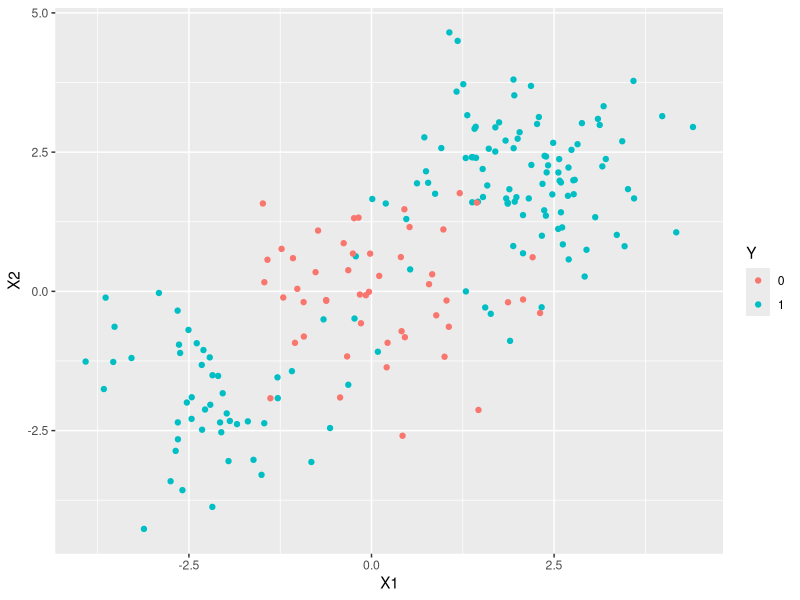
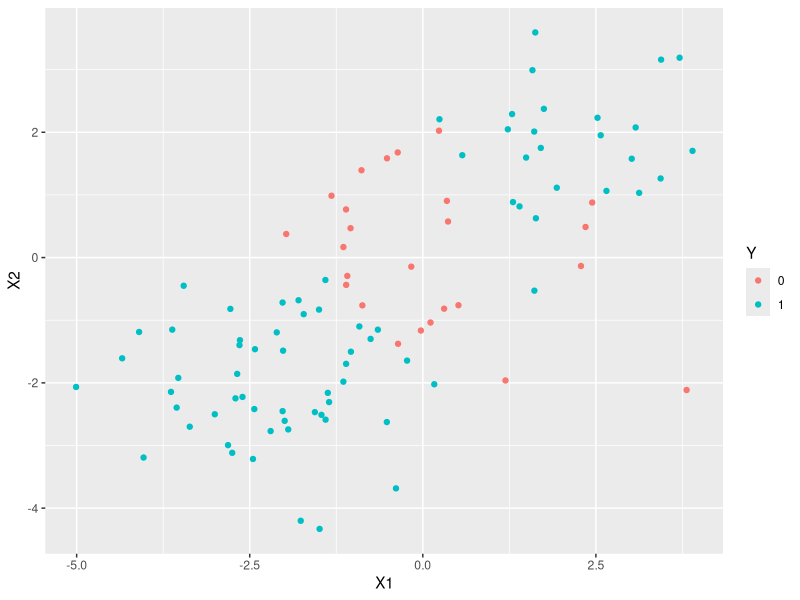

These charts were generated, in order, by the following R code:
## ---- chunk 1
rm(list = ls())
library(plyr)
library(dplyr)
library(pROC)
library(caret)


# set a seed
set.seed(1)

# ---- Create a training set ---- #
# create a matrix with 200 rows and two colums with values sampled from a normal distribution.
x <- matrix(rnorm(200*2), ncol = 2)
# Introduce some non-linearity where we move points around
x[1:100,] <- x[1:100,] + 2
x[101:150,] <- x[101:150,] -2
# assign class labels
y <- c(rep(1, 150), rep(0, 50))
# this forms a training set
d.train <- data.frame(x = x, y = as.factor(y))
names(d.train) <- c("X1", "X2", "Y")


# ---- Create a test set ---- #
# create a matrix with 100 rows and two colums with values sampled from a normal distribution.
x <- matrix(rnorm(100*2), ncol = 2)
# Introduce some non-linearity where we move points around
x[1:25,] <- x[1:25,] + 2 # moves points to the top-right of a 2D space
x[26:75,] <- x[26:75,] -2 # moves points to the bottom-left of a 2D space
# assign class labels
y <- c(rep(1, 75), rep(0, 25)) 
# this forms a testing set
d.test <- data.frame(x = x, y = as.factor(y))
names(d.test) <- c("X1", "X2", "Y")
## ---- chunk 2
# Insert your code below


#plot(d.train$X2,d.train$X1,data = d.train,main="X1 vs. X2",xlab="X1", ylab="X2",type="p", col="blue", pch=19, cex=1)

g1 <- ggplot(d.train, aes(x=X1, y=X2, color = Y)) + geom_point()
plot(g1)

g2 <- ggplot(d.test, aes(x=X1, y=X2, color = Y)) + geom_point()
plot(g2)

## ---- chunk 3
# Insert your code below
library(nnet)

d.train <- d.train %>%
   mutate(Y = as.factor(Y))

d.test <- d.test %>%
   mutate(Y = as.factor(Y))

d.train$Y_cat <- ifelse(d.train$Y == 1, "Yes", "No")
d.train2 <- d.train %>% select(-c(Y))

d.test$Y_cat <- ifelse(d.test$Y == 1, "Yes", "No")
d.test2 <- d.test %>% select(-c(Y))

fit_control <- trainControl(method = "cv", number = 3, classProbs = TRUE, summaryFunction = twoClassSummary)

nnet_params1 <- expand.grid(size = seq(from = 2, to = 50, by = 1),
decay = 3e-4)
head(nnet_params1)

nnet_params2 <- expand.grid(size = seq(from = 2, to = 50, by = 1),
decay = 4e-4)
head(nnet_params2)

nnet_params3 <- expand.grid(size = seq(from = 2, to = 50, by = 1),
decay = 5e-4)
head(nnet_params3)

#m.ann0 <- train(Y_cat ~ ., data = d.train2, method = "nnet", metric = "ROC", trControl = fit_control, tuneGrid = nnet_params1, trace = FALSE)
#print((m.ann0))
#print(summary(m.ann0$finalModel))

#m.ann1 <- train(Y_cat ~ ., data = d.train2, method = "nnet", metric = "ROC", trControl = fit_control, tuneGrid = nnet_params2, trace = FALSE)
#print((m.ann1))
#print(summary(m.ann1$finalModel))

m.ann <- train(Y_cat ~ ., data = d.train2, method = "nnet", metric = "ROC", trControl = fit_control, tuneGrid = nnet_params3, trace = FALSE)

print((m.ann))

print(summary(m.ann$finalModel))

test_predictions <- predict(m.ann, newdata = d.test2, type = "prob")
head(test_predictions)

d.test$predict_Y<- test_predictions$Yes

pred_roc <- roc(response=d.test2$Y_cat, predictor = d.test$predict_Y, direction = "<")
paste("AUC :", auc(pred_roc))

ci_auc_perf0 <- ci.auc(pred_roc)
cat("95% CI: ", ci_auc_perf0, "\n")


## ---- chunk 4
# Insert your code below

library(nnet)


# set a seed
set.seed(1)

# ---- Create a training set ---- #
# create a matrix with 200 rows and two colums with values sampled from a normal distribution.
x <- matrix(rnorm(200*2), ncol = 2)
# Introduce some non-linearity where we move points around
x[1:100,] <- x[1:100,] + 2
x[101:150,] <- x[101:150,] -2
# assign class labels
y <- c(rep(1, 150), rep(0, 50))
# this forms a training set
d.train <- data.frame(x = x, y = as.factor(y))
names(d.train) <- c("X1", "X2", "Y")


# ---- Create a test set ---- #
# create a matrix with 100 rows and two colums with values sampled from a normal distribution.
x <- matrix(rnorm(100*2), ncol = 2)
# Introduce some non-linearity where we move points around
x[1:25,] <- x[1:25,] + 2 # moves points to the top-right of a 2D space
x[26:75,] <- x[26:75,] -2 # moves points to the bottom-left of a 2D space
# assign class labels
y <- c(rep(1, 75), rep(0, 25)) 
# this forms a testing set
d.test <- data.frame(x = x, y = as.factor(y))
names(d.test) <- c("X1", "X2", "Y")

#Start from here:
d.train <- d.train %>%
   mutate(Y = as.factor(Y))

d.test <- d.test %>%
   mutate(Y = as.factor(Y))

m.log <- glm(Y ~ ., family = "binomial", data = d.train)

d.test$pred_Y <- predict.glm(m.log, newdata = d.test, type = "response")

pred <- roc(response = d.test$Y, predictor = d.test$pred_Y, direction = "<")

auc_perf <- auc(pred)
cat("AUC: ", auc_perf, "\n")

# Get 95% CI
ci_auc_perf <- ci.auc(pred)
cat("95% CI: ", ci_auc_perf, "\n")


